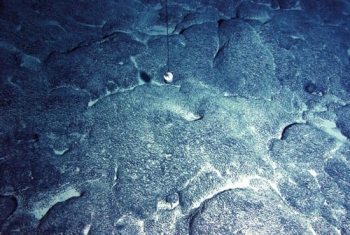
#> input picture OPEN CV OCEAN PROJECT/dataset/cobalt_rich_crust/300302580.jpg, 350 x 235 px
$ python -i preprocessing.py   (imports and definitions only)
#> lines starting #> are read from the running program, lines starting #| are printed output that depends on the picture
#> further down, picture is the input picture: shape (235, 350, 3); mean B, G, R 133.1, 106.5, 77.8
from __future__ import annotations

import cv2
import numpy as np


def apply_underwater_color_correction(frame_bgr: np.ndarray) -> np.ndarray:
    """Apply a simple gray-world color correction to compensate for underwater blue/green cast."""
    img = frame_bgr.astype(np.float32)
    channel_means = img.mean(axis=(0, 1))
#> channel_means = [133.1, 106.5, 77.79]
    target = float(channel_means.mean())
#> target = 105.8
    gains = np.clip(target / np.maximum(channel_means, 1e-6), 0.5, 3.0)
#> gains = [0.795, 0.994, 1.36]
    corrected = img * gains
    corrected = np.clip(corrected, 0, 255)
    return corrected.astype(np.uint8)


def preprocess_frame(
    frame: np.ndarray,
    resize_shape: tuple[int, int] = (224, 224),
    denoise_h: float = 10.0,
    denoise_color_h: float = 10.0,
) -> np.ndarray:
    """Apply the full underwater preprocessing pipeline used in training and inference."""
    if frame is None or frame.size == 0:
        raise ValueError("Received an empty image frame for preprocessing.")

    image = frame.copy()
    if image.ndim == 2:
        image = cv2.cvtColor(image, cv2.COLOR_GRAY2BGR)

    corrected = apply_underwater_color_correction(image)

    lab = cv2.cvtColor(corrected, cv2.COLOR_BGR2LAB).astype(np.float32)
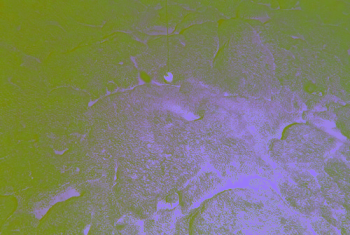
#> lab: shape (235, 350, 3) float32; mean B, G, R 111, 128.5, 127
    l_channel, a_channel, b_channel = cv2.split(lab)
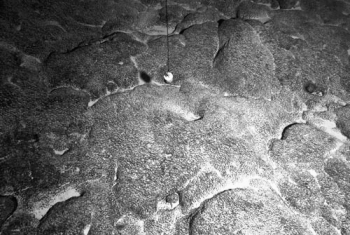
#> l_channel: shape (235, 350) float32; min 2, max 251, mean 111
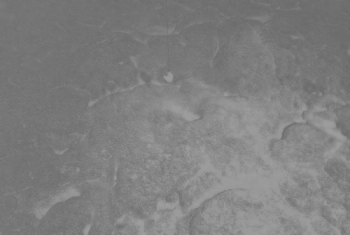
#> b_channel: shape (235, 350) float32; min 106, max 158, mean 127

    clahe = cv2.createCLAHE(clipLimit=2.0, tileGridSize=(8, 8))
    l_equalized = clahe.apply(l_channel.astype(np.uint8))
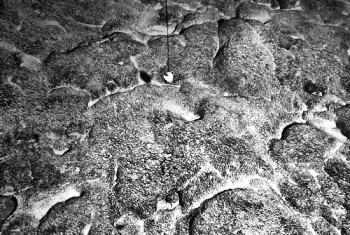
#> l_equalized: shape (235, 350); min 2, max 255, mean 117.3
    lab_equalized = cv2.merge([l_equalized, a_channel.astype(np.uint8), b_channel.astype(np.uint8)])
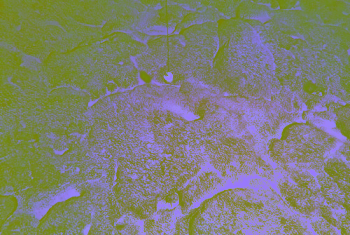
#> lab_equalized: shape (235, 350, 3); mean B, G, R 117.3, 128.5, 127

    bgr_equalized = cv2.cvtColor(lab_equalized, cv2.COLOR_LAB2BGR)
    denoised = cv2.fastNlMeansDenoisingColored(
        bgr_equalized,
        None,
        h=denoise_h,
        hColor=denoise_color_h,
        templateWindowSize=7,
        searchWindowSize=21,
    )
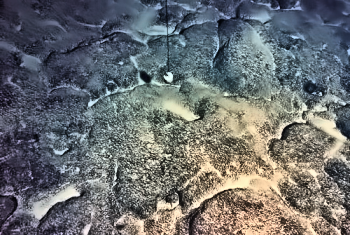
#> denoised: shape (235, 350, 3); mean B, G, R 112.7, 110.9, 107.8

    resized = cv2.resize(denoised, resize_shape)
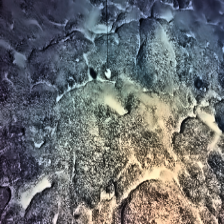
#> resized: shape (224, 224, 3); mean B, G, R 112.6, 110.8, 107.7
    return resized.astype(np.uint8)

>>> import cv2
>>> picture = cv2.imread('../../dataset/cobalt_rich_crust/300302580.jpg')
>>> result = preprocess_frame(picture)

$ run again, on OPEN CV OCEAN PROJECT/dataset/cobalt_rich_crust/deep-blue-abyss-stockcake.jpg
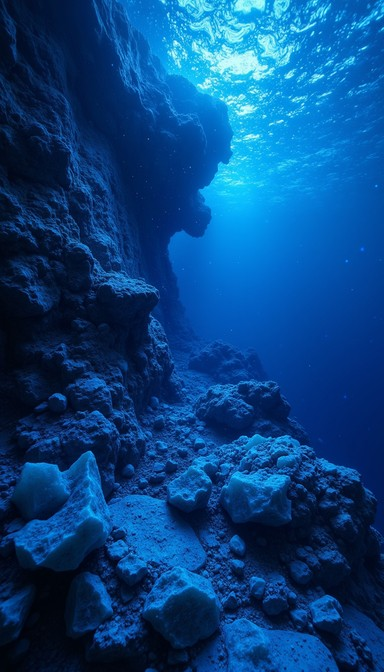
#> input picture OPEN CV OCEAN PROJECT/dataset/cobalt_rich_crust/deep-blue-abyss-stockcake.jpg, 384 x 672 px
#> picture is the input picture: shape (672, 384, 3); mean B, G, R 127.8, 68.3, 9.5
#> channel_means = [127.8, 68.26, 9.49]
#> target = 68.52
#> gains = [0.536, 1, 3]
#> in preprocess_frame, `denoised = cv2.fastNlMeansDenoisingColored( bgr_equalized, None, h=den..`:
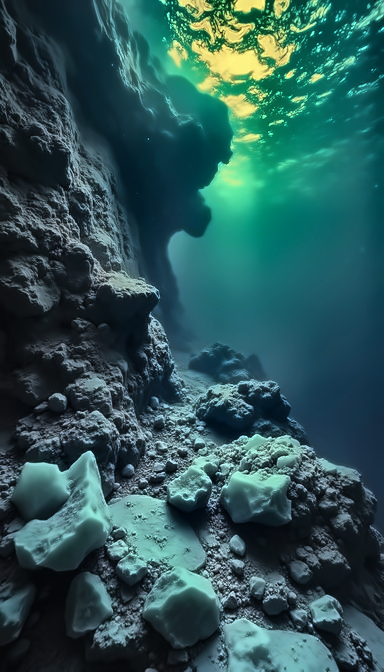
#> denoised: shape (672, 384, 3); mean B, G, R 87.5, 86.6, 45.5
#> in preprocess_frame, `resized = cv2.resize(denoised, resize_shape)`:
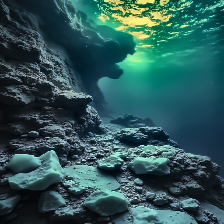
#> resized: shape (224, 224, 3); mean B, G, R 87.6, 86.7, 45.6

$ run again, on OPEN CV OCEAN PROJECT/dataset/cobalt_rich_crust/images (1).jpg
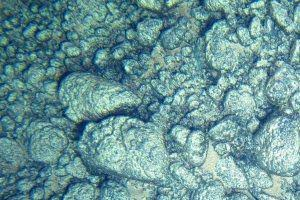
#> input picture OPEN CV OCEAN PROJECT/dataset/cobalt_rich_crust/images (1).jpg, 300 x 200 px
#> picture is the input picture: shape (200, 300, 3); mean B, G, R 151.8, 149.3, 105.7
#> channel_means = [151.8, 149.3, 105.7]
#> target = 135.6
#> gains = [0.893, 0.908, 1.28]
#> in preprocess_frame, `denoised = cv2.fastNlMeansDenoisingColored( bgr_equalized, None, h=den..`:
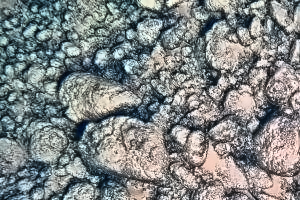
#> denoised: shape (200, 300, 3); mean B, G, R 132.3, 132.3, 127.6
#> in preprocess_frame, `resized = cv2.resize(denoised, resize_shape)`:
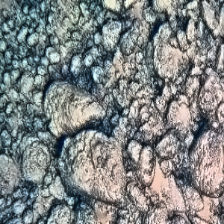
#> resized: shape (224, 224, 3); mean B, G, R 132.2, 132.2, 127.5
